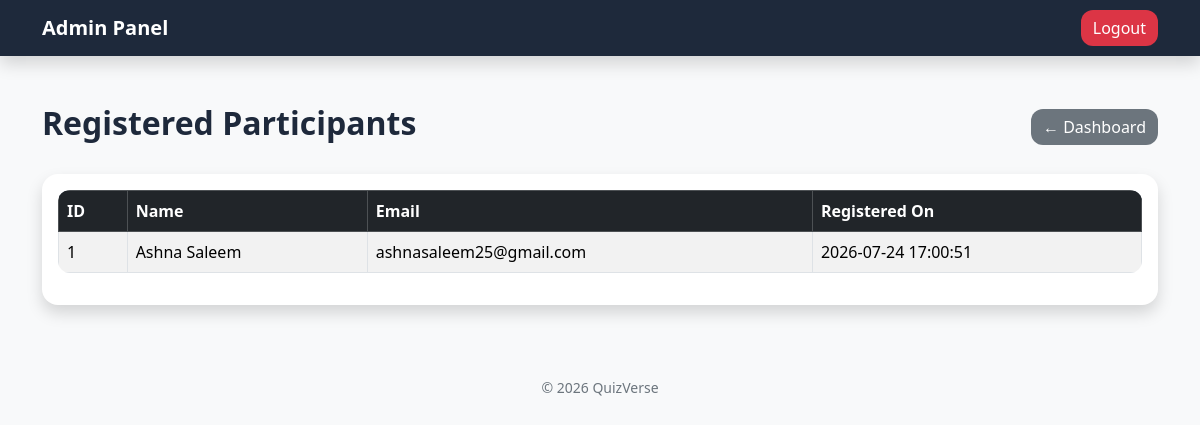
/online-quiz-system/admin/participants.php (signed in), run on the app's committed database.
### tables this page shows
CREATE TABLE `users` (
  `id` int(11) NOT NULL,
  `name` varchar(100) NOT NULL,
  `email` varchar(100) NOT NULL,
  `password` varchar(255) NOT NULL,
  `role` enum('participant','admin') NOT NULL,
  `created_at` timestamp NOT NULL DEFAULT current_timestamp()
);

### online-quiz-system/admin/participants.php (the view, shortened to what this page needs)
<?php
include("../includes/db.php");
include("../includes/header.php");
$result = mysqli_query($conn, "SELECT * FROM users WHERE role='participant' ORDER BY id DESC");
?>
<!DOCTYPE html>
<html>
<head>
    <link href="https://cdn.jsdelivr.net/npm/bootstrap@5.3.7/dist/css/bootstrap.min.css" rel="stylesheet">
    <link rel="stylesheet" href="../css/style.css">
</head>
<body class="bg-light">
<nav class="navbar navbar-expand-lg navbar-dark bg-dark shadow">
    <div class="container">
        <a class="navbar-brand fw-bold" href="dashboard.php">
            Admin Panel
        </a>
        <a href="logout.php" class="btn btn-danger">
            Logout
        </a>
    </div>
</nav>
<div class="container mt-5">
    <div class="d-flex justify-content-between align-items-center mb-4">
        <h2 class="fw-bold">
            Registered Participants
        </h2>
        <a href="dashboard.php" class="btn btn-secondary">
            ← Dashboard
        </a>
    </div>
    <div class="card shadow border-0">
        <div class="card-body">
            <table class="table table-bordered table-striped table-hover align-middle">
                <thead class="table-dark">
                    <tr>
                        <th>ID</th>
                        <th>Name</th>
                        <th>Email</th>
                        <th>Registered On</th>
                    </tr>
                </thead>
                <tbody>
                <?php while($row=mysqli_fetch_assoc($result)){ ?>
                    <tr>
                        <td><?php echo $row['id']; ?></td>
                        <td><?php echo $row['name']; ?></td>
                        <td><?php echo $row['email']; ?></td>
                        <td><?php echo $row['created_at']; ?></td>
                    </tr>
                <?php } ?>
                </tbody>
            </table>
        </div>
    </div>
</div>
<?php include("../includes/footer.php"); ?>

### online-quiz-system/css/style.css (style rules this page uses)
body { font-family: "Segoe UI", Tahoma, Geneva, Verdana, sans-serif; background: #f5f7fb; color: #1E293B; }
.navbar { background: #1E293B !important; }
.navbar-brand { display: flex; flex-direction: column; text-decoration: none; }
.card { border: none; border-radius: 16px; box-shadow: 0 8px 20px rgba(0, 0, 0, .08); transition: .25s; }
.btn { border-radius: 12px; font-weight: 500; transition: .25s; }
.btn-danger { border: none; }
.btn-secondary { border: none; }
.table { border-radius: 12px; overflow: hidden; }
.table thead { background: #1E293B; color: white; }
h1, h2, h3, h4, h5 { font-weight: 700; color: #1E293B; }
a { text-decoration: none; }

### data on the page
users: id "1", name "Ashna Saleem", email "ashnasaleem25@gmail.com", created_at "2026-07-24 17:00:51"
